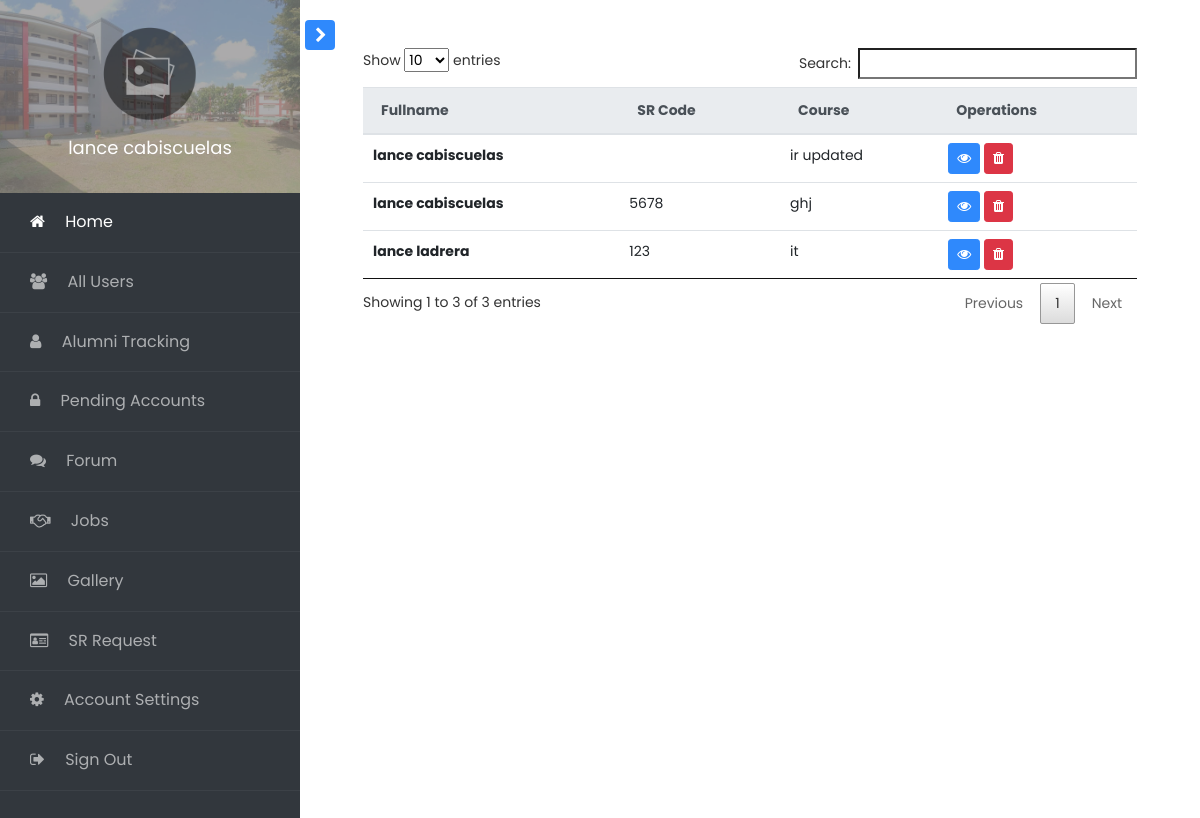
Page /access/admin/index.php?page=allusers (signed in) on the committed database.
### tables this page shows
CREATE TABLE `user_information` (
  `id` int(11) NOT NULL,
  `name` varchar(40) NOT NULL,
  `lastname` varchar(50) NOT NULL,
  `middle_name` varchar(50) NOT NULL,
  `email_address` varchar(100) NOT NULL,
  `department` varchar(50) NOT NULL,
  `mobile_number` varchar(40) NOT NULL,
  `course` varchar(100) NOT NULL,
  `sr_code` varchar(50) NOT NULL,
  `account_password` varchar(100) NOT NULL,
  `account_status` varchar(40) NOT NULL,
  `employment_status` varchar(40) NOT NULL,
  `profile_pic` varchar(100) NOT NULL,
  `date_register` varchar(40) NOT NULL
);

### methods/mysqliConnection.php (called while the page is built, shortened)
<?php
class Database{
	public function __construct(){
		$this->conn = mysqli_connect("localhost", "root", "", "bsu_alumni");
	}
}
?>

### methods/PDOConnection.php (called while the page is built, shortened)
<?php
class Connect{
    public $host = "localhost";
    public $user = "root";
    public $password = "";
    public $dbname = "bsu_alumni";
	public function __construct(){
        $dsn = "mysql:host=$this->host;dbname=$this->dbname;";
        $this->connection = new PDO($dsn, $this->user, $this->password);
	}
}
?>

### methods/globalmethods.php (called while the page is built, shortened)
<?php
include 'PDOConnection.php';
class DataOperation extends Connect{
	function getFullname($id) {
		$sql = "SELECT * FROM user_information where id = $id";
		$query = $this->connection->query($sql);
		$row = $query->fetch();
		return $row->name. " " .$row->lastname;
	}
}
?>

### access/admin/pages/allusers.php (the view, shortened to what this page needs)
<?php
$sql = $database->conn->query("SELECT * FROM user_information where account_status != 'user'");
?>
<div class="container-fluid">
<table class="table" id="alluser_table">
  <thead class="thead-light">
    <tr>
      <th scope="col">Fullname</th>
      <th scope="col">SR Code</th>
      <th scope="col">Course</th>
      <th scope="col">Operations</th>
    </tr>
  </thead>
  <tbody>
    <?php while($row = $sql->fetch_array()): ?>
        <tr>
        <th scope="row" id="<?php echo "user_".$row['id']; ?>"><?php echo $row["name"]. " " .$row["lastname"]; ?></th>
        <td><?php echo $row["sr_code"]; ?></td>
        <td><?php echo $row["course"]; ?></td>
        <td>
            <button class="btn btn-primary btn-sm" onclick="account_information(<?php echo $row['id']; ?>)"><i class="fa fa-eye" aria-hidden="true"></i></button>
            <button class="btn btn-danger btn-sm" onclick="delete_user(<?php echo $row['id']; ?>)"><i class="fa fa-trash" aria-hidden="true"></i></button>
        </td>
        </tr>
    <?php endwhile; ?>
  </tbody>
</table>
</div>

### access/admin/index.php (shortened to what this page needs)
<?php
include "./../../methods/globalmethods.php";
include "./../../methods/mysqliConnection.php";
$meth = new DataOperation;
$database = new Database;
$query = 'SELECT profile_pic FROM user_information WHERE id = '.$_SESSION['id'] .'';
$stmt = $database->conn->query($query);
$profile_pic = $stmt->fetch_assoc();
?>
<!doctype html>
<html lang="en">
  <head>
		<link rel="stylesheet" href="https://stackpath.bootstrapcdn.com/font-awesome/4.7.0/css/font-awesome.min.css">
		<link rel="stylesheet" href="css/style.css">
    <link rel="stylesheet" href="./../../plugins/datatables/datatables.min.css">
    <link rel="stylesheet" href="css/admin.css">
  </head>
  <body>
		<div class="wrapper d-flex align-items-stretch">
			<nav id="sidebar">
				<div class="custom-menu">
					<button type="button" id="sidebarCollapse" class="btn btn-primary">
	        </button>
        </div>
	  		<div class="img bg-wrap text-center py-4" style="background-image: url(images/bg4-1.jpg);">
	  			<div class="user-logo">
	  				<div class="img" style="background-image: url(<?php echo($profile_pic['profile_pic'] == '') ?  './profile_pic/default.png' : './profile_pic/'.$profile_pic['profile_pic']; ?>);"></div>
	  				<h3><?php echo $meth->getFullname($_SESSION["id"]); ?></h3>
	  			</div>
	  		</div>
        <ul class="list-unstyled components mb-5">
          <li class="active">
            <a href="./"><span class="fa fa-home mr-3"></span> Home</a>
          </li>
          <li>
            <a href="index.php?page=allusers"><span class="fa fa-users mr-3"></span> All Users</a>
          </li>
          <li>
            <a href="index.php?page=alumni-tracking"><span class="fa fa-user mr-3"></span> Alumni Tracking</a>
          </li>
          <li>
            <a href="index.php?page=pendingusers"><span class="fa fa-lock mr-3"></span> Pending Accounts</a>
          </li>
          <li>
            <a href="index.php?page=forum"><span class="fa fa-comments mr-3"></span> Forum</a>
          </li>
          <li>
            <a href="index.php?page=jobs"><span class="fa fa-handshake-o mr-3"></span> Jobs</a>
          </li>
          <li>
            <a href="index.php?page=gallery"><span class="fa fa-picture-o mr-3"></span> Gallery</a>
          </li>
          <li>
            <a href="index.php?page=srrequest"><span class="fa fa-id-card-o mr-3"></span> SR Request</a>
          </li>
          <li>
            <a href="index.php?page=settings"><span class="fa fa-cog mr-3"></span> Account Settings</a>
          </li>
          <li>
            <a href="./../../methods/logout.php"><span class="fa fa-sign-out mr-3"></span> Sign Out</a>
          </li>
        </ul>
    	</nav>
      <div id="content" class="p-4 p-md-5 pt-5">
        <?php
        if (isset($_GET['page'])) {
            $page = $_GET['page'];
            $display = "pages/".$page.'.php';
            include($display);
        }else{
            $page = 'home';
            $display = "pages/".$page.'.php';
            include($display);
        }
      ?>
      </div>
		</div>
  </body>
</html>

### rows in the picture
user_information: $meth->getFullname($_SESSION["id"]) "lance cabiscuelas", name "lance", lastname "cabiscuelas", sr_code "5678", course "ghj"
user_information: name "lance", lastname "cabiscuelas", course "ir updated"
user_information: name "lance", lastname "ladrera", sr_code "123", course "it"
